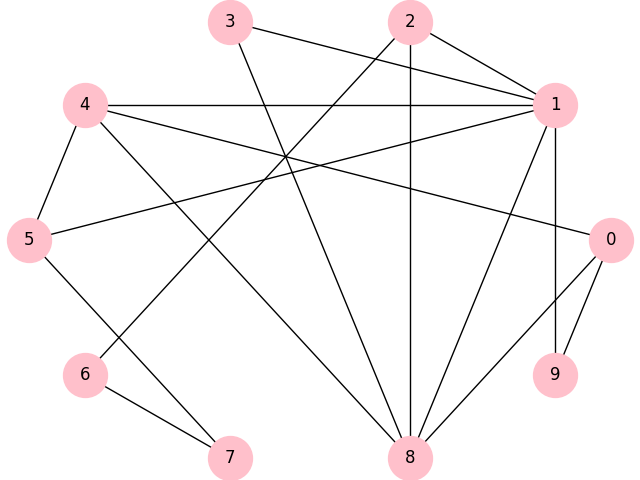

Write the Python code that produced this figure.
"""Create a graph of 10 nodes with a 34% any node pairs are connected and print a graph"""
import networkx as nx
import numpy as np
import matplotlib.pyplot as plt
from typing import Tuple, Iterator, List
from complexity.graphs.complete_graph import CompleteGraph

Node = int
Edge = Tuple[Node, Node]


class RandomGraph(CompleteGraph):
    """Graph with randomly connected nodes."""

    def __init__(self, n: int, p: float):
        self.graph: nx.Graph = self.create_graph(n, p)

    def random_pairs(self, nodes: List[Node], p: float) -> Iterator[Edge]:
        """Generate random pairings of nodes."""
        for edge in self.pair_all(nodes):
            if np.random.random() < p:
                yield edge

    def create_graph(self, n: int, p: float) -> nx.Graph:
        """Create a random graph with n nodes, using p as the probability of each node being connected."""
        graph = nx.Graph()
        nodes = tuple(range(n))
        graph.add_nodes_from(nodes)
        graph.add_edges_from(self.random_pairs(nodes, p))
        return graph

    @staticmethod
    def log_plot(n: int = 10):
        """Plot the probability it is connected over different probabilities in log space."""
        ps: List[float] = list(np.logspace(-2.5, 0, 11))
        ys: List[float] = [RandomGraph.prob_connected(n, p) for p in ps]
        plt.plot(ys)

    @staticmethod
    def prob_connected(n: int, p: float, iters: int = 10000) -> float:
        """Iterate through a series of random graphs and track what percent of them are fully connected."""
        connected_graphs: List[bool, ...] = [RandomGraph(n, p).is_connected() for i in range(iters)]
        return float(np.mean(connected_graphs))


if __name__ == "__main__":
    rg = RandomGraph(10, .34)
    rg.draw_circular_graph(filename="random_graph.png", save=True)
